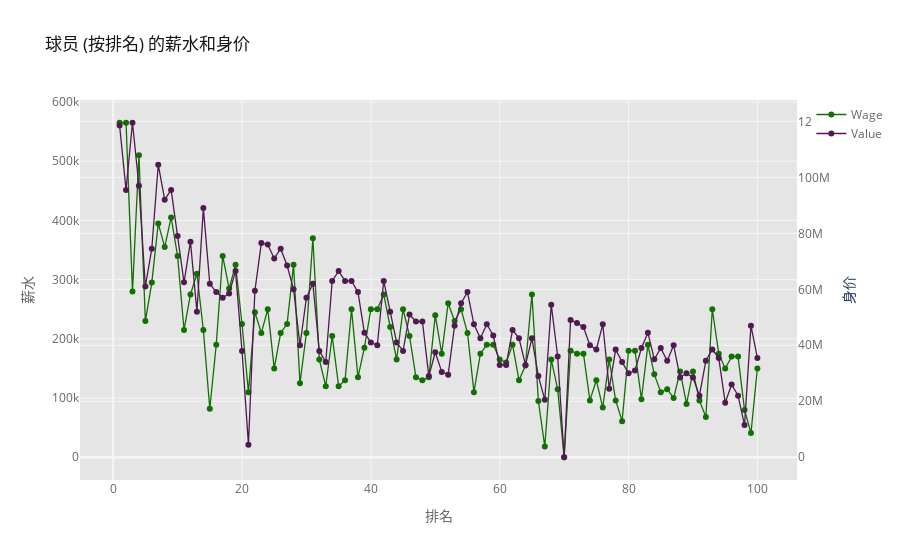

This figure's notebook cell:
### Code cell
colors = ['rgba(16, 112, 2, 0.8)', 'rgba(80, 26, 80, 0.8)']

df_.iplot (x='Rank', y='Wage', mode='lines+markers', size=6, 
           secondary_y = 'Value', secondary_y_title='身价', xTitle='排名', yTitle='薪水',
           text='Name', title='球员 (按排名) 的薪水和身价', color=colors, theme='ggplot')

### Figure 1 — Plotly figure (JSON) as saved in the notebook; plotly's stock layout.template omitted (floating-point values rounded to 4 significant figures)
{"data": [{"line": {"color": "rgba(16, 112, 2, 1.0)", "dash": "solid", "shape": "linear", "width": 1.3}, "marker": {"size": 6, "symbol": "circle"}, "mode": "lines+markers", "name": "Wage", "text": ["L. Messi", "Cristiano Ronaldo", "Neymar", "L. Suárez", "M. Neuer", "De Gea", "K. De Bruyne", "R. Lewandowski", "E. Hazard", "T. Kroos", "M. Hummels", "G. Higuaín", "Sergio Ramos", "P. Dybala", "J. Oblak", "T. Courtois", "L. Modrić", "David Silva", "S. Agüero", "G. Chiellini", "G. Buffon", "N. Kanté", "H. Kane", "P. Pogba", "A. Griezmann", "C. Eriksen", "Thiago", "A. Sánchez", "D. Godín", "E. Cavani", "G. Bale", "H. Lloris", "S. Handanovič", "M. Salah", "M. Icardi", "M. Verratti", "J. Rodríguez", "L. Insigne", "M. ter Stegen", "Sergio Busquets", "Jordi Alba", "Coutinho", "P. Aubameyang", "J. Boateng", "Marcelo", "M. Özil", "D. Mertens", "M. Hamšík", "Thiago Silva", "Piqué", "A. Robben", "Iniesta", "Casemiro", "Isco", "R. Lukaku", "C. Immobile", "Alex Sandro", "T. Müller", "Azpilicueta", "L. Bonucci", "A. Vidal", "M. Pjanić", "R. Nainggolan", "J. Vertonghen", "I. Rakitić", "Filipe Luís", "Z. Ibrahimović", "L. Sané", "Ederson", "Y. Carrasco", "R. Sterling", "Roberto Firmino", "R. Varane", "K. Koulibaly", "D. Alaba", "Koke", "K. Navas", "K. Manolas", "B. Leno", "N. Otamendi", "N. Matić", "M. Reus", "I. Gündoğan", "T. Alderweireld", "I. Perišić", "E. Džeko", "Diego Costa", "M. Benatia", "Sokratis", "B. Matuidi", "Miranda", "Falcao", "K. Benzema", "Cesc Fàbregas", "F. Ribéry", "V. Kompany", "Fernandinho", "Pepe", "K. Mbappé", "E. Bailly"], "type": "scatter", "x": [1, 2, 3, 4, 5, 6, 7, 8, 9, 10, 11, 12, 13, 14, 15, 16, 17, 18, 19, 20, 21, 22, 23, 24, 25, 26, 27, 28, 29, 30, 31, 32, 33, 34, 35, 36, 37, 38, 39, 40, 41, 42, 43, 44, 45, 46, 47, 48, 49, 50, 51, 52, 53, 54, 55, 56, 57, 58, 59, 60, 61, 62, 63, 64, 65, 66, 67, 68, 69, 70, 71, 72, 73, 74, 75, 76, 77, 78, 79, 80, 81, 82, 83, 84, 85, 86, 87, 88, 89, 90, 91, 92, 93, 94, 95, 96, 97, 98, 99, 100], "y": [565000, 565000, 280000, 510000, 230000, 295000, 395000, 355000, 405000, 340000, 215000, 275000, 310000, 215000, 82000, 190000, 340000, 285000, 325000, 225000, 110000, 245000, 210000, 250000, 150000, 210000, 225000, 325000, 125000, 210000, 370000, 165000, 120000, 205000, 120000, 130000, 250000, 135000, 185000, 250000, 250000, 275000, 220000, 165000, 250000, 205000, 135000, 130000, 135000, 240000, 175000, 260000, 230000, 250000, 210000, 110000, 175000, 190000, 190000, 165000, 160000, 190000, 130000, 155000, 275000, 95000, 18000, 165000, 115000, 0, 180000, 175000, 175000, 96000, 130000, 84000, 165000, 96000, 61000, 180000, 180000, 98000, 190000, 140000, 110000, 115000, 100000, 145000, 90000, 145000, 96000, 68000, 250000, 175000, 150000, 170000, 170000, 80000, 41000, 150000]}, {"line": {"color": "rgba(80, 26, 80, 1.0)", "dash": "solid", "shape": "linear", "width": 1.3}, "marker": {"size": 6, "symbol": "circle"}, "mode": "lines+markers", "name": "Value", "text": ["L. Messi", "Cristiano Ronaldo", "Neymar", "L. Suárez", "M. Neuer", "De Gea", "K. De Bruyne", "R. Lewandowski", "E. Hazard", "T. Kroos", "M. Hummels", "G. Higuaín", "Sergio Ramos", "P. Dybala", "J. Oblak", "T. Courtois", "L. Modrić", "David Silva", "S. Agüero", "G. Chiellini", "G. Buffon", "N. Kanté", "H. Kane", "P. Pogba", "A. Griezmann", "C. Eriksen", "Thiago", "A. Sánchez", "D. Godín", "E. Cavani", "G. Bale", "H. Lloris", "S. Handanovič", "M. Salah", "M. Icardi", "M. Verratti", "J. Rodríguez", "L. Insigne", "M. ter Stegen", "Sergio Busquets", "Jordi Alba", "Coutinho", "P. Aubameyang", "J. Boateng", "Marcelo", "M. Özil", "D. Mertens", "M. Hamšík", "Thiago Silva", "Piqué", "A. Robben", "Iniesta", "Casemiro", "Isco", "R. Lukaku", "C. Immobile", "Alex Sandro", "T. Müller", "Azpilicueta", "L. Bonucci", "A. Vidal", "M. Pjanić", "R. Nainggolan", "J. Vertonghen", "I. Rakitić", "Filipe Luís", "Z. Ibrahimović", "L. Sané", "Ederson", "Y. Carrasco", "R. Sterling", "Roberto Firmino", "R. Varane", "K. Koulibaly", "D. Alaba", "Koke", "K. Navas", "K. Manolas", "B. Leno", "N. Otamendi", "N. Matić", "M. Reus", "I. Gündoğan", "T. Alderweireld", "I. Perišić", "E. Džeko", "Diego Costa", "M. Benatia", "Sokratis", "B. Matuidi", "Miranda", "Falcao", "K. Benzema", "Cesc Fàbregas", "F. Ribéry", "V. Kompany", "Fernandinho", "Pepe", "K. Mbappé", "E. Bailly"], "type": "scatter", "x": [1, 2, 3, 4, 5, 6, 7, 8, 9, 10, 11, 12, 13, 14, 15, 16, 17, 18, 19, 20, 21, 22, 23, 24, 25, 26, 27, 28, 29, 30, 31, 32, 33, 34, 35, 36, 37, 38, 39, 40, 41, 42, 43, 44, 45, 46, 47, 48, 49, 50, 51, 52, 53, 54, 55, 56, 57, 58, 59, 60, 61, 62, 63, 64, 65, 66, 67, 68, 69, 70, 71, 72, 73, 74, 75, 76, 77, 78, 79, 80, 81, 82, 83, 84, 85, 86, 87, 88, 89, 90, 91, 92, 93, 94, 95, 96, 97, 98, 99, 100], "xaxis": "x", "y": [118500000, 95500000, 119500000, 97000000, 61000000, 74500000, 104500000, 92000000, 95500000, 79000000, 62500000, 77000000, 52000000, 89000000, 62000000, 59000000, 57000000, 58500000, 66500000, 38000000, 4500000, 59500000, 76500000, 76000000, 71000000, 74500000, 68500000, 60000000, 40000000, 57000000, 62000000, 38000000, 34000000, 63000000, 66500000, 63000000, 63000000, 59000000, 44500000, 41000000, 40000000, 63000000, 52000000, 41000000, 38000000, 51000000, 48500000, 48500000, 29000000, 37500000, 30500000, 29500000, 47000000, 55000000, 59000000, 47500000, 42500000, 47500000, 43500000, 33000000, 33000000, 45500000, 42500000, 33000000, 42500000, 29000000, 20500000, 54500000, 36000000, 0, 49000000, 48000000, 46500000, 40000000, 38500000, 47500000, 24500000, 38500000, 34000000, 30000000, 31000000, 39000000, 44500000, 35000000, 39000000, 34500000, 40000000, 28500000, 30000000, 28500000, 22000000, 34500000, 38500000, 35500000, 19500000, 26000000, 22000000, 11500000, 47000000, 35500000], "yaxis": "y2"}], "layout": {"legend": {"bgcolor": "#FFFFFF", "font": {"color": "#666666"}}, "paper_bgcolor": "#FFFFFF", "plot_bgcolor": "#E5E5E5", "title": {"font": {"color": "#151516"}, "text": "球员 (按排名) 的薪水和身价"}, "xaxis": {"gridcolor": "#F6F6F6", "showgrid": true, "tickfont": {"color": "#666666"}, "title": {"font": {"color": "#666666"}, "text": "排名"}, "zerolinecolor": "#F6F6F6"}, "yaxis": {"gridcolor": "#F6F6F6", "showgrid": true, "tickfont": {"color": "#666666"}, "title": {"font": {"color": "#666666"}, "text": "薪水"}, "zerolinecolor": "#F6F6F6"}, "yaxis2": {"anchor": "x", "gridcolor": "#F6F6F6", "overlaying": "y", "showgrid": true, "side": "right", "tickfont": {"color": "#666666"}, "title": {"text": "身价"}, "zerolinecolor": "#F6F6F6"}}}
